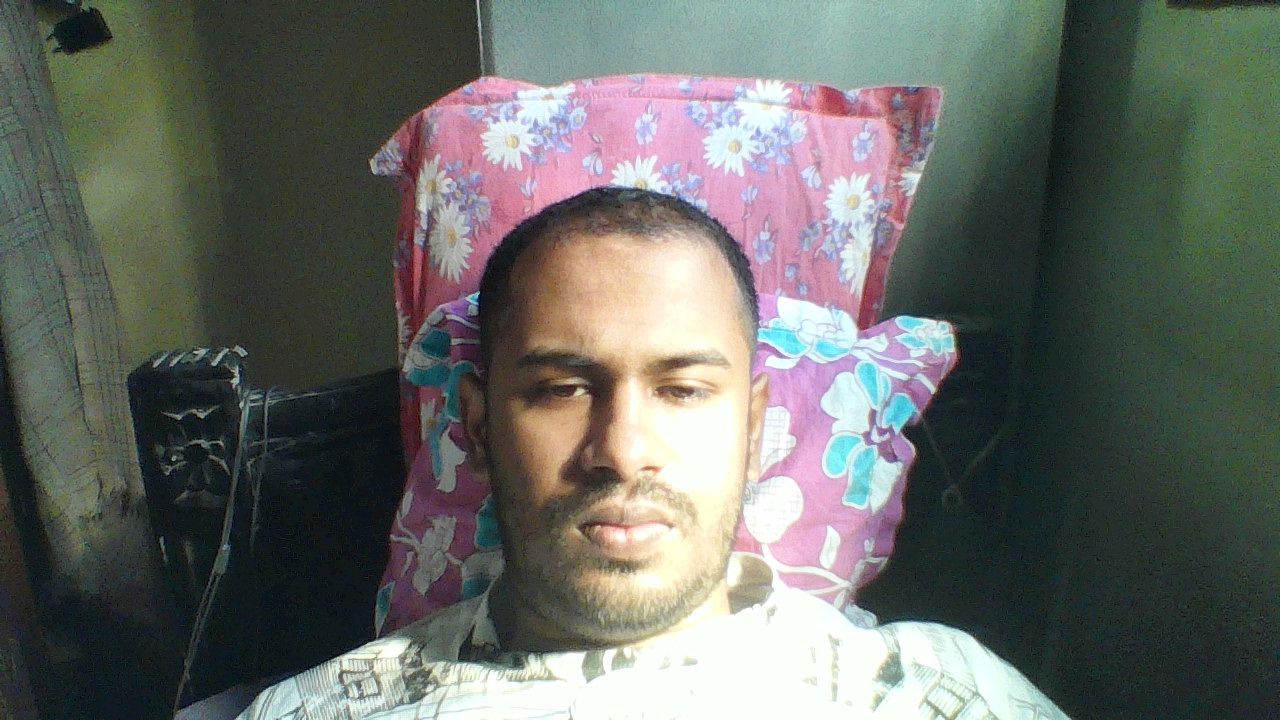
#> input picture opencv/training-data/s1/1.jpeg, 1280 x 720 px
$ jupyter execute face_recognition.ipynb
#> lines starting #> are read from the running program, lines starting #| are printed output that depends on the picture; long printed decimals are rounded
[cell 1]
#OpenCV module
import cv2
#os module for reading training data directories and paths
import os
#numpy to convert python lists to numpy arrays as it is needed by OpenCV face recognizers
import numpy as np

import matplotlib.pyplot as plt

[cell 2]
def detect_face(colored_img):
 #just making a copy of image passed, so that passed image is not changed
 img_copy = colored_img.copy()

 #convert the test image to gray image as opencv face detector expects gray images
 gray = cv2.cvtColor(img_copy, cv2.COLOR_BGR2GRAY)
 scaleFactor = 1.1
 #plt.imshow(gray, cmap='gray');
 f_cascade = cv2.CascadeClassifier('detection/data/lbpcascade_frontalface_improved.xml')

 #let's detect multiscale (some images may be closer to camera than others) images
 faces = f_cascade.detectMultiScale(gray, scaleFactor=scaleFactor, minNeighbors=5);

 print('Faces found: ', len(faces))

 #go over list of faces and draw them as rectangles on original colored img
 if (len(faces) == 0):
    return None, None;

 #under the assumption that there will be only one face,
 #extract the face area
 (x, y, w, h) = faces[0]


 return gray[y:y+w, x:x+h], faces[0]

[cell 3]
#this function will read all persons' training images, detect face from each image
#and will return two lists of exactly same size, one list
#of faces and another list of labels for each face
def prepare_training_data(data_folder_path):

#------STEP-1--------
    #get the directories (one directory for each subject) in data folder
#> called with data_folder_path = 'training-data'
    dirs = os.listdir(data_folder_path)

    #list to hold all subject faces
    faces = []
    #list to hold labels for all subjects
    labels = []

    #let's go through each directory and read images within it
    for dir_name in dirs:

        #our subject directories start with letter 's' so
        #ignore any non-relevant directories if any
        if not dir_name.startswith("s"):
            continue;

        #------STEP-2--------
        #extract label number of subject from dir_name
        #format of dir name = slabel
        #, so removing letter 's' from dir_name will give us label
        label = int(dir_name.replace("s", ""))

        #build path of directory containing images for current subject subject
        #sample subject_dir_path = "training-data/s1"
        subject_dir_path = data_folder_path + "/" + dir_name

        #get the images names that are inside the given subject directory
        subject_images_names = os.listdir(subject_dir_path)

        #------STEP-3--------
        #go through each image name, read image,
        #detect face and add face to list of faces
        for image_name in subject_images_names:

            #ignore system files like .DS_Store
            if image_name.startswith("."):
                continue;

            #build image path
            #sample image path = training-data/s1/1.pgm
            image_path = subject_dir_path + "/" + image_name

            #read image
            image = cv2.imread(image_path)
#> image is the input picture: shape (720, 1280, 3); mean B, G, R 100.7, 106, 102.9

            #display an image window to show the image
            cv2.imshow("Training on image...", image)
            cv2.waitKey(100)

            #detect face
            face, rect = detect_face(image)
#> in detect_face, `gray = cv2.cvtColor(img_copy, cv2.COLOR_BGR2GRAY)`:
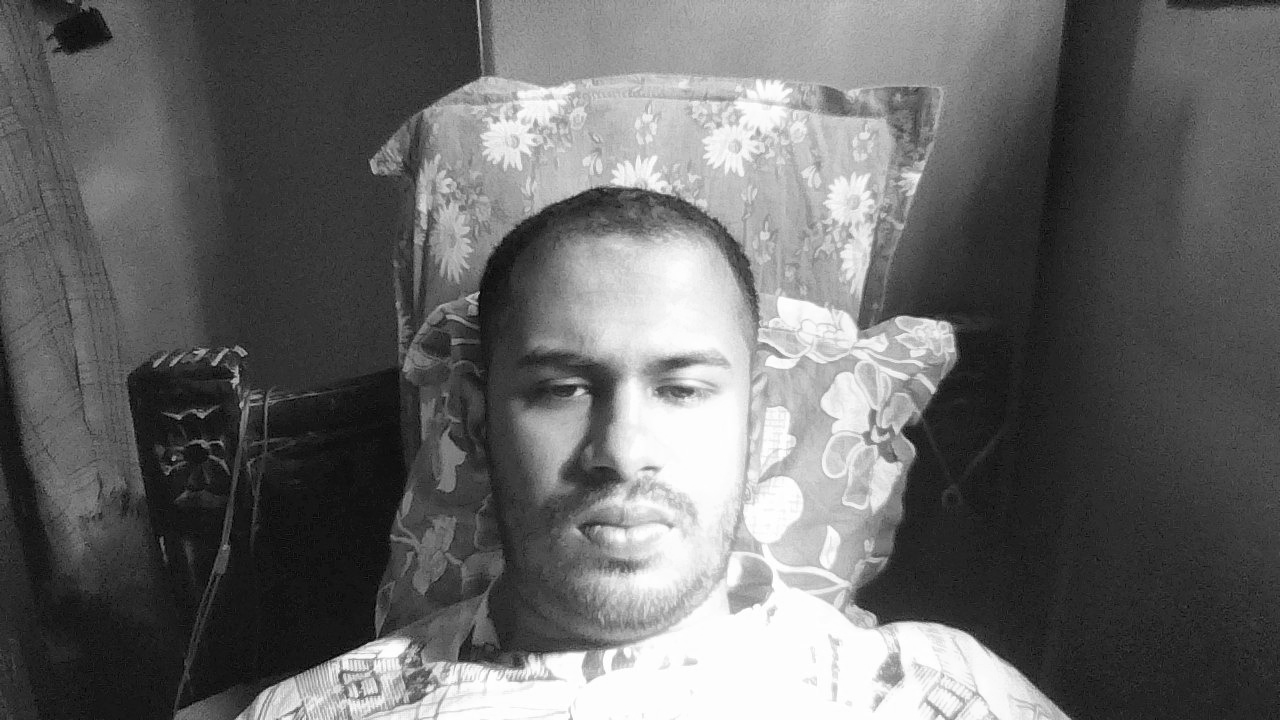
#> gray: shape (720, 1280); min 0, max 255, mean 104.5
#> in detect_face, `faces = f_cascade.detectMultiScale(gray, scaleFactor=scaleFactor, minN..`: faces = [[512, 338, 218, 218]]
#| Faces found:  1
#> in detect_face, `(x, y, w, h) = faces[0]`: x = 512; y = 338; w = 218
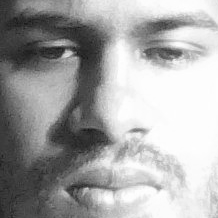
#> face: shape (218, 218); min 22, max 255, mean 166
#> rect = [512, 338, 218, 218]

            #------STEP-4--------
            #for the purpose of this tutorial
            #we will ignore faces that are not detected
            if face is not None:
                #add face to list of faces
                faces.append(face)
                #add label for this face
                labels.append(label)

    cv2.destroyAllWindows()
    cv2.waitKey(1)
    cv2.destroyAllWindows()

    return faces, labels

[cell 4]
print('hello')

[cell 5]
#let's first prepare our training data
#data will be in two lists of same size
#one list will contain all the faces
#and the other list will contain respective labels for each face
print("Preparing data...")
faces, labels = prepare_training_data("training-data")
#> faces = 1 item; labels = [1]
print("Data prepared")

#print total faces and labels
print("Total faces: ", len(faces))
#| Total faces:  1
print("Total labels: ", len(labels))
#| Total labels:  1

[cell 6]
#create our LBPH face recognizer
face_recognizer = cv2.face.LBPHFaceRecognizer_create()

#or use EigenFaceRecognizer by replacing above line with
#face_recognizer = cv2.face.createEigenFaceRecognizer()

#or use FisherFaceRecognizer by replacing above line with
#face_recognizer = cv2.face.createFisherFaceRecognizer()

face_recognizer.train(faces, np.array(labels))

[cell 7]
#function to draw rectangle on image
#according to given (x, y) coordinates and
#given width and heigh
def draw_rectangle(img, rect):
 (x, y, w, h) = rect
 cv2.rectangle(img, (x, y), (x+w, y+h), (0, 255, 0), 2)

#function to draw text on give image starting from
#passed (x, y) coordinates.
def draw_text(img, text, x, y):
 cv2.putText(img, text, (x, y), cv2.FONT_HERSHEY_PLAIN, 1.5, (0, 255, 0), 2)

[cell 8]
#this function recognizes the person in image passed
#and draws a rectangle around detected face with name of the
#subject
def predict(test_img):
    #make a copy of the image as we don't want to change original image
    if test_img is None:
        return;
    img = test_img.copy()
    #detect face from the image
    face, rect = detect_face(img)

    #predict the image using our face recognizer
    label= face_recognizer.predict(face)
    print(label)
    #get name of respective label returned by face recognizer
    label_text = subjects[label[0]]

    #draw a rectangle around face detected
    draw_rectangle(img, rect)
    #draw name of predicted person
    draw_text(img, label_text, rect[0], rect[1]-5)

    return img

[cell 9]
subjects = ["", "Rituparna", "Elvis Presley"]
print("Predicting images...")

#load test images
test_img1 = cv2.imread("training-data/test1.jpeg")
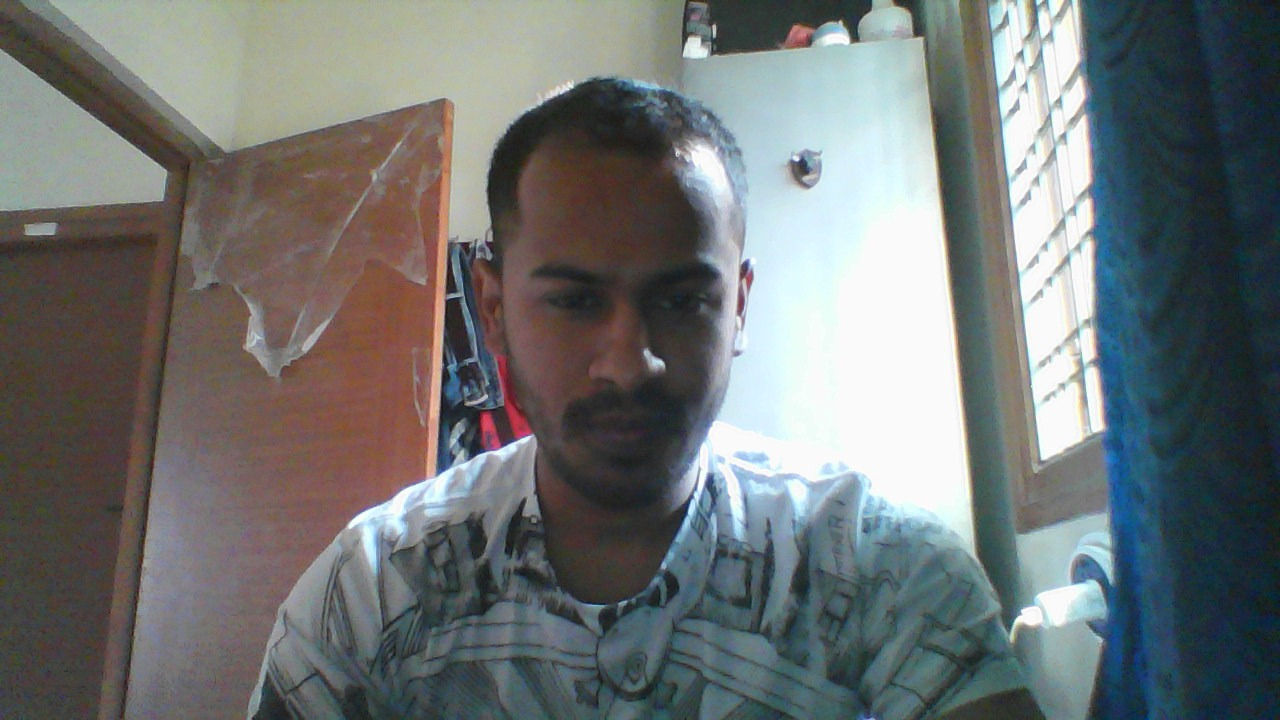
#> input picture opencv/training-data/test1.jpeg, 1280 x 720 px
#> test_img1 is the input picture: shape (720, 1280, 3); mean B, G, R 115.3, 115.4, 111.4
test_img2 = cv2.imread("training-data/test2.jpg")
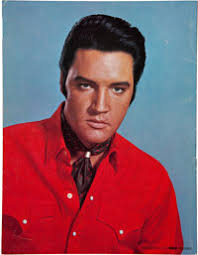
#> input picture opencv/training-data/test2.jpg, 198 x 255 px
#> test_img2 is the input picture: shape (255, 198, 3); mean B, G, R 97.3, 82.7, 139.5

#perform a prediction
predicted_img1 = predict(test_img1)
#> in detect_face (call 2), `gray = cv2.cvtColor(img_copy, cv2.COLOR_BGR2GRAY)`:
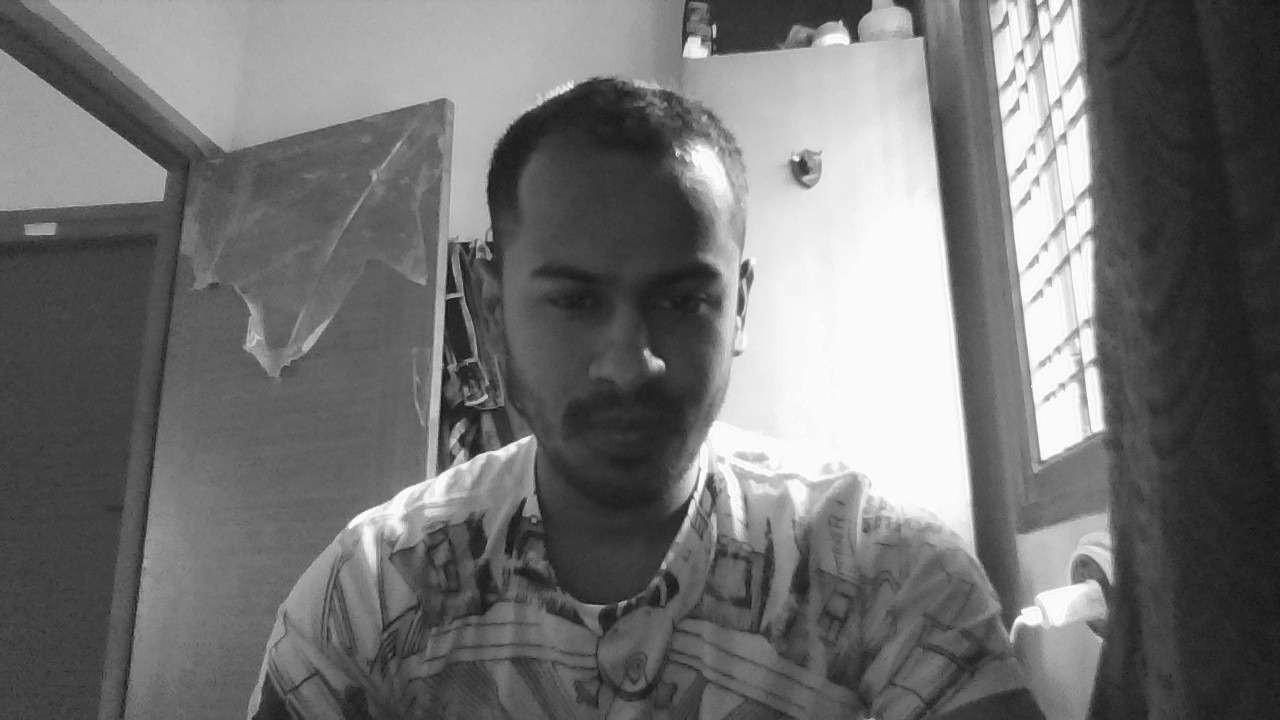
#> gray: shape (720, 1280); min 18, max 255, mean 114.2
#> in detect_face (call 2), `faces = f_cascade.detectMultiScale(gray, scaleFactor=scaleFactor, minN..`: faces = [[534, 264, 184, 184]]
#| Faces found:  1
#> in detect_face (call 2), `(x, y, w, h) = faces[0]`: x = 534; y = 264; w = 184
#> in predict, `face, rect = detect_face(img)`:
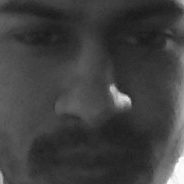
#> face: shape (184, 184); min 24, max 253, mean 63
#> in predict, `face, rect = detect_face(img)`: rect = [534, 264, 184, 184]
#> in predict, `label= face_recognizer.predict(face)`: label = (1, 85.13)
#| (1, 85.133)
#> in predict, `label_text = subjects[label[0]]`: label_text = 'Rituparna'
#> in draw_rectangle, `(x, y, w, h) = rect`: x = 534; y = 264; w = 184
#> in draw_text, `cv2.putText(img, text, (x, y), cv2.FONT_HERSHEY_PLAIN, 1.5, (0, 255, 0..`:
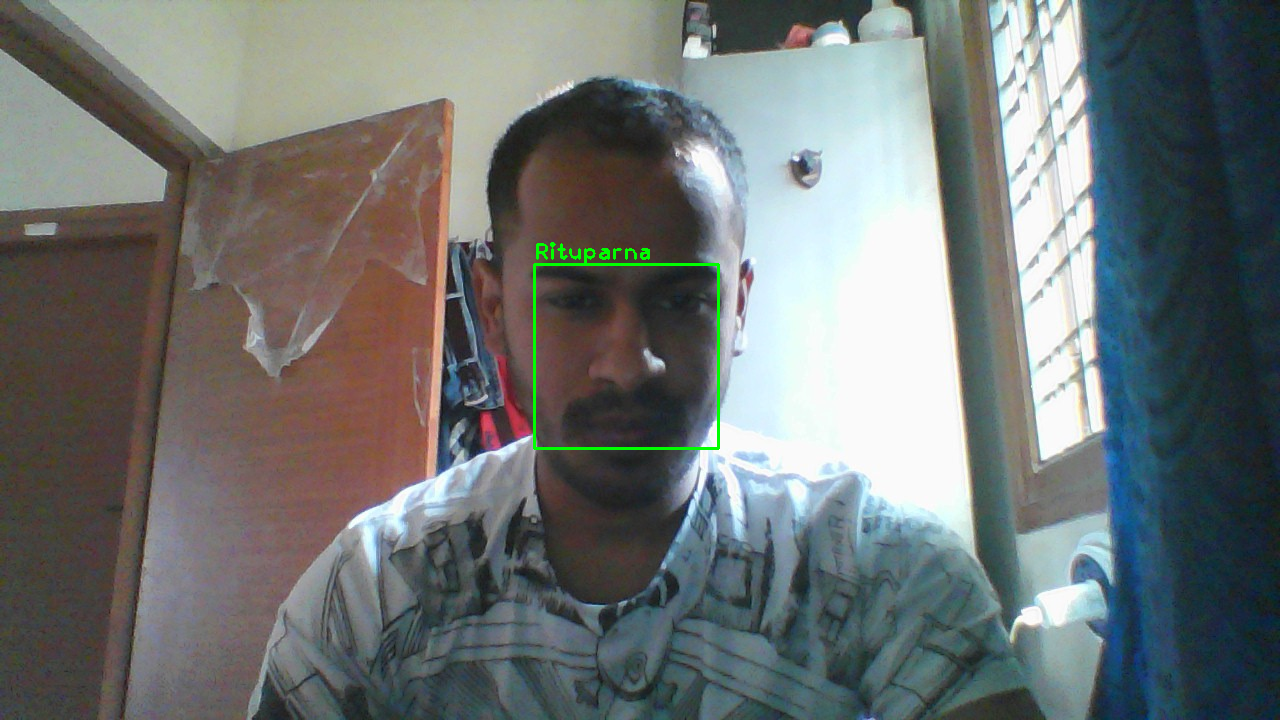
#> img: shape (720, 1280, 3); mean B, G, R 115.1, 115.9, 111.1
predicted_img2 = predict(test_img2)
#> in detect_face (call 3), `gray = cv2.cvtColor(img_copy, cv2.COLOR_BGR2GRAY)`:
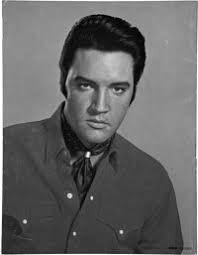
#> gray: shape (255, 198); min 0, max 255, mean 101.3
#> in detect_face (call 3), `faces = f_cascade.detectMultiScale(gray, scaleFactor=scaleFactor, minN..`: faces = [[75, 76, 53, 53]]
#| Faces found:  1
#> in detect_face (call 3), `(x, y, w, h) = faces[0]`: x = 75; y = 76; w = 53
#> in predict (call 2), `face, rect = detect_face(img)`:
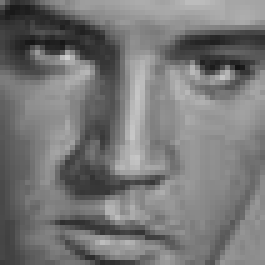
#> face: shape (53, 53) (shown 5 times larger); min 20, max 206, mean 118.8
#> in predict (call 2), `face, rect = detect_face(img)`: rect = [75, 76, 53, 53]
#> in predict (call 2), `label= face_recognizer.predict(face)`: label = (1, 146)
#| (1, 145.984)
#> call 2 of draw_text, with text = 'Rituparna', x = 75, y = 71
#> in draw_text (call 2), `cv2.putText(img, text, (x, y), cv2.FONT_HERSHEY_PLAIN, 1.5, (0, 255, 0..`:
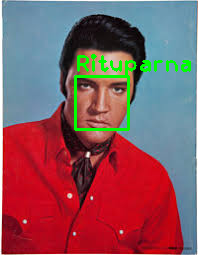
#> img: shape (255, 198, 3); mean B, G, R 94.2, 86.3, 135.5

print("Prediction complete")

#display both images
#cv2.imshow(subjects[1], predicted_img1)
#cv2.imshow(subjects[2], predicted_img2)
plt.imshow(predicted_img1);
#plt.imshow(predicted_img2);

cv2.waitKey(0)
#cv2.destroyAllWindows()
